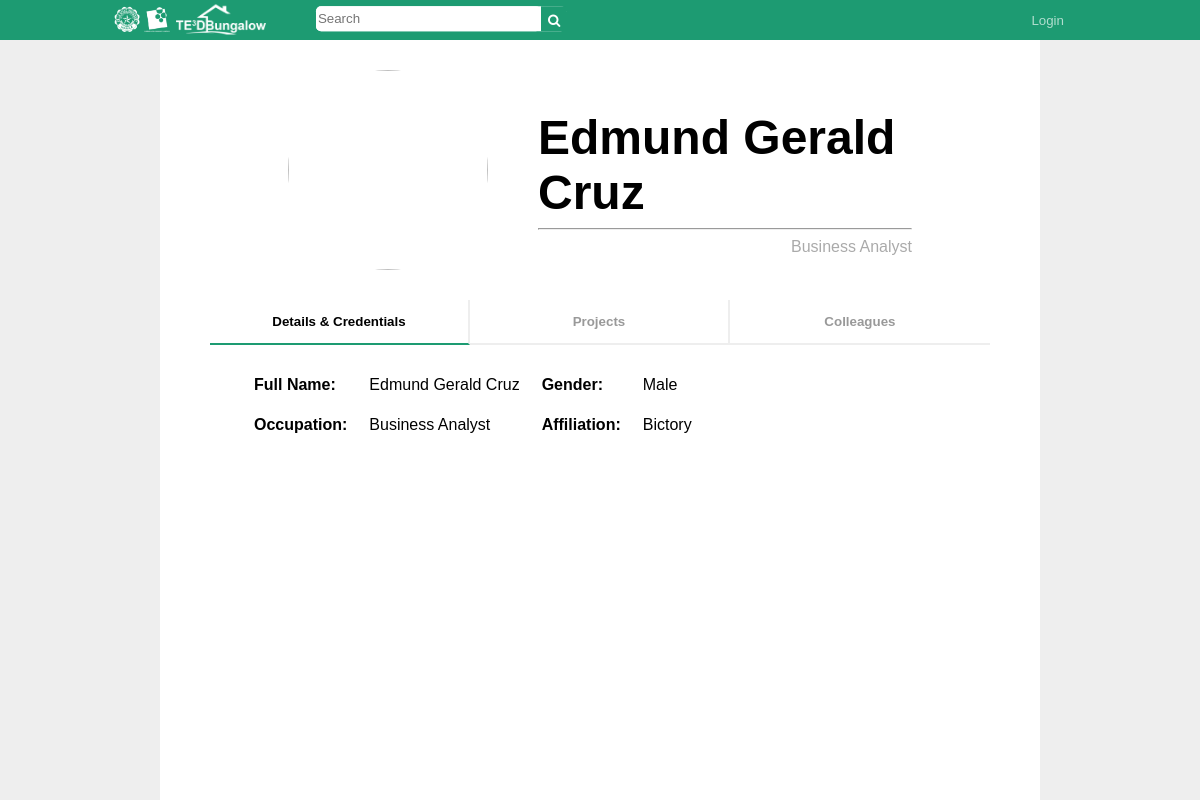
Page /profile.php?mID=3&isUser=0 on the committed database.
### tables this page shows
CREATE TABLE `users` (
  `uName` varchar(45) NOT NULL,
  `uPass` varchar(15) NOT NULL,
  `uID` int(11) NOT NULL AUTO_INCREMENT,
  `uType` int(11) NOT NULL,
  `uFName` varchar(45) NOT NULL,
  `uLName` varchar(45) NOT NULL,
  `uGender` varchar(10) NOT NULL,
  `uOccupation` varchar(30) NOT NULL,
  `uAffiliation` varchar(50) NOT NULL,
  `uActive` int(1) NOT NULL DEFAULT '1',
  PRIMARY KEY (`uID`)
);

### html/profile.php (the view, shortened to what this page needs)
<?php
    include '../php/dbh.php';
?>
<!DOCTYPE html>
<html>
  <link rel="stylesheet" href="https://cdnjs.cloudflare.com/ajax/libs/font-awesome/4.7.0/css/font-awesome.min.css">
  <link rel="stylesheet" href="../css/style.css">
  <?php
    $mID = $_GET['mID'];
    $query = 'SELECT * FROM users WHERE uID = ' .$mID;
    $result = mysqli_query($conn, $query);
    $user = mysqli_fetch_assoc($result);
  ?>
</head>
<body>
  <div id="toolbar">
    <div id="logo">
      <img src="../images/dlsu_logo_w.png" height="30px">
      <a href="index.php"><img src="../images/logo_full.png" height="30px"></a>
    </div>
    <div id="searchBar">
      <form action="search.php" method="POST">
        <input id="searchTerm" type="text" name="search-field" placeholder="Search"/>
        <button id="searchButton" type="submit" name="search-button">
          <i class="fa fa-search"></i>
        </button>
      </form>
    </div>
    <?php
      $uli = '0';
      if(isset($_COOKIE['loggedIn'])){
        $uli = $_COOKIE['loggedIn'];
        $uID = $_COOKIE['uID'];
        $uType = $_COOKIE['accType'];
        if($uli == '1'){
          echo "<ul id=\"toolbarButtons\">
                  <li><button id=\"userName\" class=\"toolbarButton\" onclick=\"location.href='profile.php?mID=".$_COOKIE['uID']."&isUser=1';\">".$_COOKIE['uFName']." ".$_COOKIE['uLName']."</button></li>
                  <li><button class=\"toolbarButton\" onclick=\"location.href='../php/logOut.php'\">Logout</button></li>
                </ul>";
        }else{
          echo "<ul id=\"toolbarButtons\">
                  <li><button class=\"toolbarButton\" name=\"li1\" onclick=\"openLogin();\">Login</button></li>
                </ul>";
        }
      }else{
          echo "<ul id=\"toolbarButtons\">
                  <li><button class=\"toolbarButton\" name=\"".$uli."\" onclick=\"openLogin();\">Login</button></li>
                </ul>";
      }
    ?>
  </div>
  <div id="wrap">
    <div id="pageHead">
      <?php
        echo "
          <img class='pageLogo' src='../images/userImages/".$user['uID'].".'>
          <p id=\"pageTitle\" <h1>".$user['uFName']." ".$user['uLName']."</h1>";
      ?>
      <hr>
      <p class="pageLegend">
        <?php
          echo $user['uOccupation'];
        ?>
      </p>
    </div>
    <div id="tabButtons">
      <button id="defaultOpen" class="tabButton" onclick="openTab(event, 'details')">Details & Credentials</button>
      <button class="tabButton" onclick="openTab(event, 'projects')">Projects</button>
      <button class="tabButton" onclick="openTab(event, 'colleagues')">Colleagues</button>
    </div>
    <div id="details" class="tabContent">
      <table>
        <tr>
          <th>Full Name:</th>
          <?php
            echo "<td>".$user['uFName']." ".$user['uLName']."</td>";
          ?>
          <th>Gender:</th>
          <?php
            echo "<td>".$user['uGender']."</td>";
          ?>
        </tr>
        <tr>
          <th>Occupation:</th>
          <?php
            echo "<td>".$user['uOccupation']."</td>";
          ?>
          <th>Affiliation:</th>
          <?php
            echo "<td>".$user['uAffiliation']."</td>";
          ?>
        </tr>
      </table>
    </div>
  <div id="wrapbg">
  </div>
</body>
</html>

### css/style.css (style rules this page uses)
html, body { background: #eeeeee; font-family: Arial, Helvetica, sans-serif; height: 100%; margin: 0; overflow-y: overlay; }
#toolbar { background: #1d9b72; box-sizing: border-box; height: 40px; line-height: 40px; top: 0; padding: 0 8% 0 6%; position: fixed; width: 100%; z-index: 2; }
#logo { display: inline-block; float: left; margin: 0 50px 0 40px; padding: 0; transform: translateY(10%); }
#searchBar { background: #fff; border-radius: 5px; display: inline-block; height: 25px; margin: 0; padding: 0; position: relative; transform: translateY(25%); width: 250px; }
#searchTerm { border: none; border-radius: 5px; float: left; height: 21px; margin: 0; outline: none; padding: 2px; width: 221px; }
#searchButton { background: #1d9b72; border: none; color: #fff; cursor: pointer; float: right; height: 25px; margin: 0; outline: none; width: 25px; }
#toolbarButtons { list-style-type: none; float: right; margin: 0; padding: 0; }
#toolbarButtons li { float: left; margin: 0; padding: 0; }
#wrap { background: #fff; margin: 0 auto; padding: 50px; width: 65%; z-index: 1; }
#wrapbg { background: #fff; display: block; height: 100%; left: 0; margin: 0 auto; padding: 50px; position: fixed; right: 0; width: 65%; z-index: 0; }
#pageHead { display: block; margin: 0 auto 10px auto; min-height: 200px; padding: 20px; position: relative; width: 80%; }
.pageLogo { border-radius: 200px; float: left; height: 200px; margin: 0 50px 0 0; width: 200px; }
#tabButtons { display: inline-block; height: 50px; margin: 0 auto 0 auto; width: 100%; }
#tabButtons button.active { border-bottom: 2px solid #1d9b72; color: #000; }
#details table { margin: 0 0 0 20px; border-color: collapse; text-align: left; }
#details th, td { padding: 10px; }
.toolbarButton { background: #1d9b72; border: none; color: #b0ddce; cursor: pointer; height: 35px; margin: 0 20px 0 0; outline: none; padding: 0 20px 0 20px; }
.pageLegend { color: #aaa; float: right; margin: 0; }
.tabButton { background: none; border: none; border-bottom: 2px solid #eee; border-right: 2px solid #eee; color: #999; cursor: pointer; float: left; font-weight: bold; outline: none; padding: 14px 16px; width: 33.33%; }
.tabButton:last-child { border-right: none; }
.tabContent { display: none; height: 100%; padding: 10px 12px; position: relative; }
#pageTitle { display: block; font-size: 3.0em; font-weight: bold; margin: 40px 0 0 0; padding: 0; position: relative; }
button, input[type=button], input[type=submit] { background: #1d9b72; border: none; color: #b0ddce; cursor: pointer; outline: none; padding: 7px; text-align: center; }

### rows in the picture
users: uFName "Edmund Gerald", uLName "Cruz", uOccupation "Business Analyst", uGender "Male", uAffiliation "Bictory"
